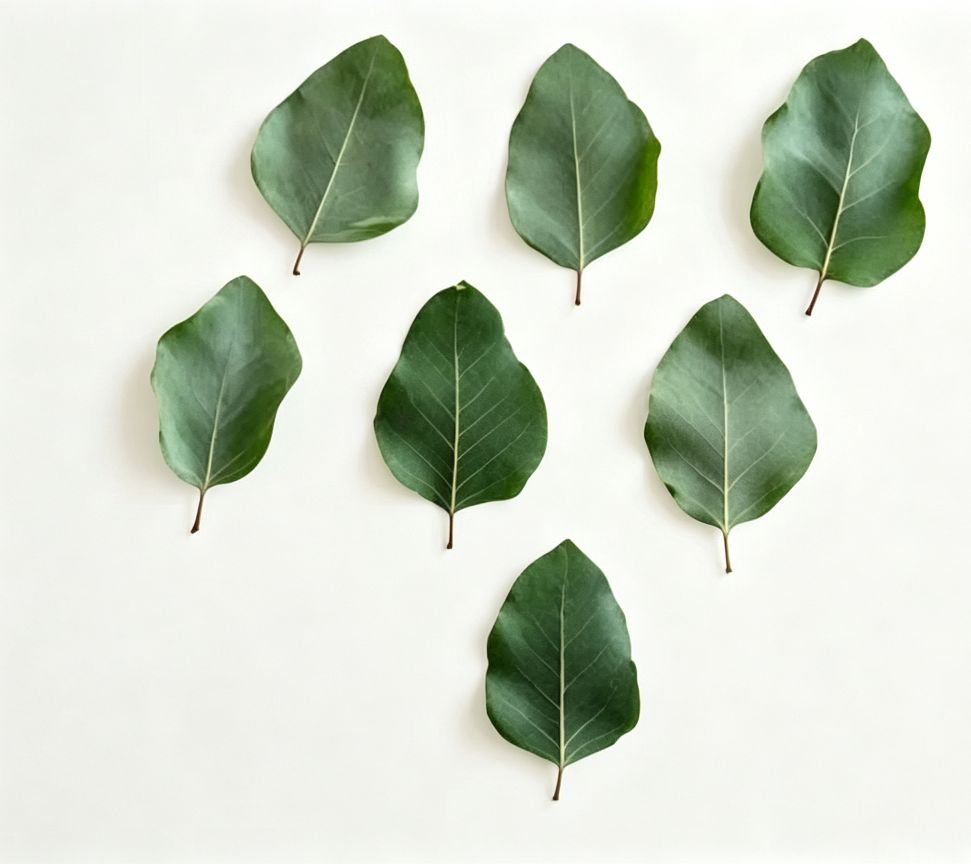
#> input picture data/evidence/board/application_regression/demo_leaf.jpeg, 971 x 864 px
$ python -i qt_api_server.py   (imports and definitions only)
#> lines starting #> are read from the running program, lines starting #| are printed output that depends on the picture; after the words box and inside, x2 and y2 are one past the last pixel; in counts of white or black regions, pixels touching at a corner belong together

# Locate the repository independently of launch directory and source depth.
from pathlib import Path as _LayoutPath
import sys as _layout_sys
# [2 lines that did not run here, left out]
# [3 lines not run here, left out]

import argparse
import base64
import io
import json
import time
from http.server import BaseHTTPRequestHandler, HTTPServer
from pathlib import Path

import cv2
import numpy as np
from PIL import Image

BASE_DIR = Path(__file__).resolve().parent

BITFILE_PATH = BASE_DIR / "edge_morphology_system.bit"

from edge_morph_driver import (
    SobelParamDriver,
    MODE_SOBEL,
    MODE_PREWITT,
    MORPH_BYPASS,
    MORPH_ERODE,
    MORPH_DILATE,
    edge_reference,
    pipeline_reference,
)

driver = None

# [11 lines left out: functions image_to_png_base64, decode_image, not called in this run]

def make_annotated(rgb):
    hsv = cv2.cvtColor(
        rgb,
        cv2.COLOR_RGB2HSV,
    )
#> hsv: shape (864, 971, 3); mean H, S, V 41.1, 26.8, 216.9

    lower_green = np.array(
        [25, 35, 35],
        dtype=np.uint8,
    )

    upper_green = np.array(
        [95, 255, 255],
        dtype=np.uint8,
    )

    leaf_mask = cv2.inRange(
        hsv,
        lower_green,
        upper_green,
    )
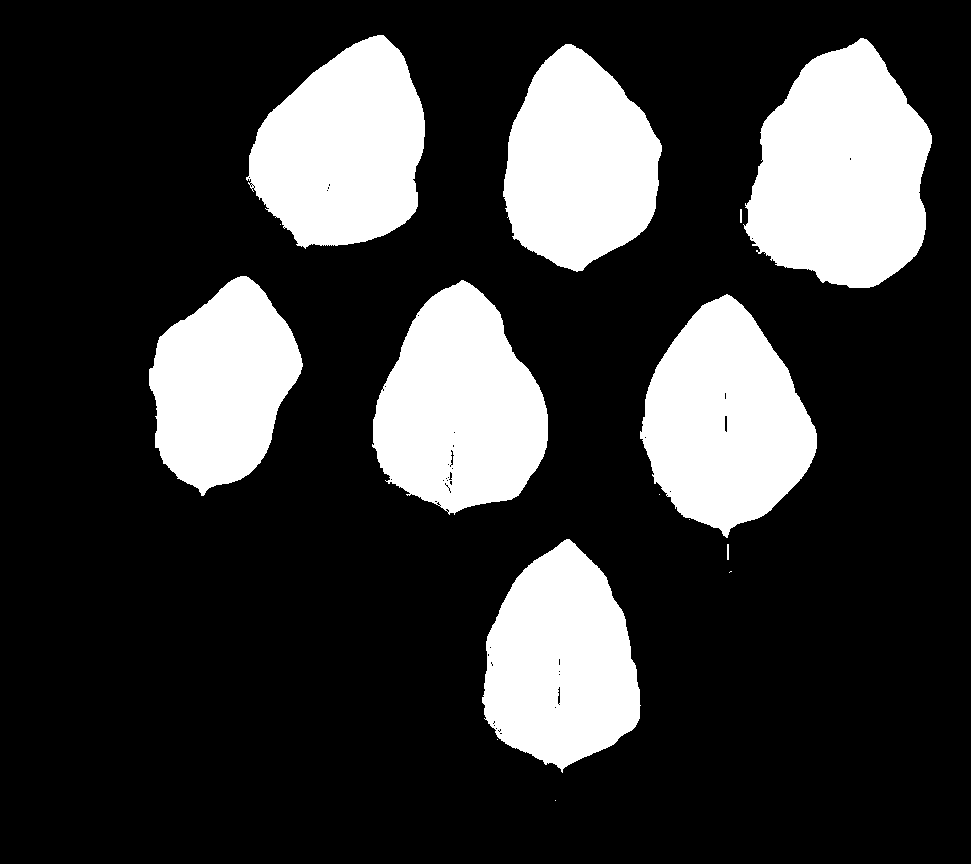
#> leaf_mask: shape (864, 971); 22.8% white; 15 white regions (6 under 20 px), largest, box (x1, y1, x2, y2) and area: (743, 38, 932, 288) 33489, (372, 280, 548, 515) 28343, (640, 294, 817, 538) 28213

    kernel = cv2.getStructuringElement(
        cv2.MORPH_ELLIPSE,
        (3, 3),
    )

    # 只去除小噪点；不要做 Close，
    # 否则相邻叶片可能被再次粘连。
    leaf_mask = cv2.morphologyEx(
        leaf_mask,
        cv2.MORPH_OPEN,
        kernel,
        iterations=1,
    )
#> leaf_mask: shape (864, 971); 22.7% white; 8 white regions (1 under 20 px), largest, box (x1, y1, x2, y2) and area: (744, 38, 932, 288) 33451, (372, 280, 548, 514) 28290, (640, 294, 817, 538) 28189

    height, width = leaf_mask.shape
#> height = 864; width = 971

    min_area = max(
        20,
        int(width * height * 0.0004),
    )
#> min_area = 335

    component_count, labels, stats, _ = (
        cv2.connectedComponentsWithStats(
            leaf_mask,
            connectivity=8,
        )
    )
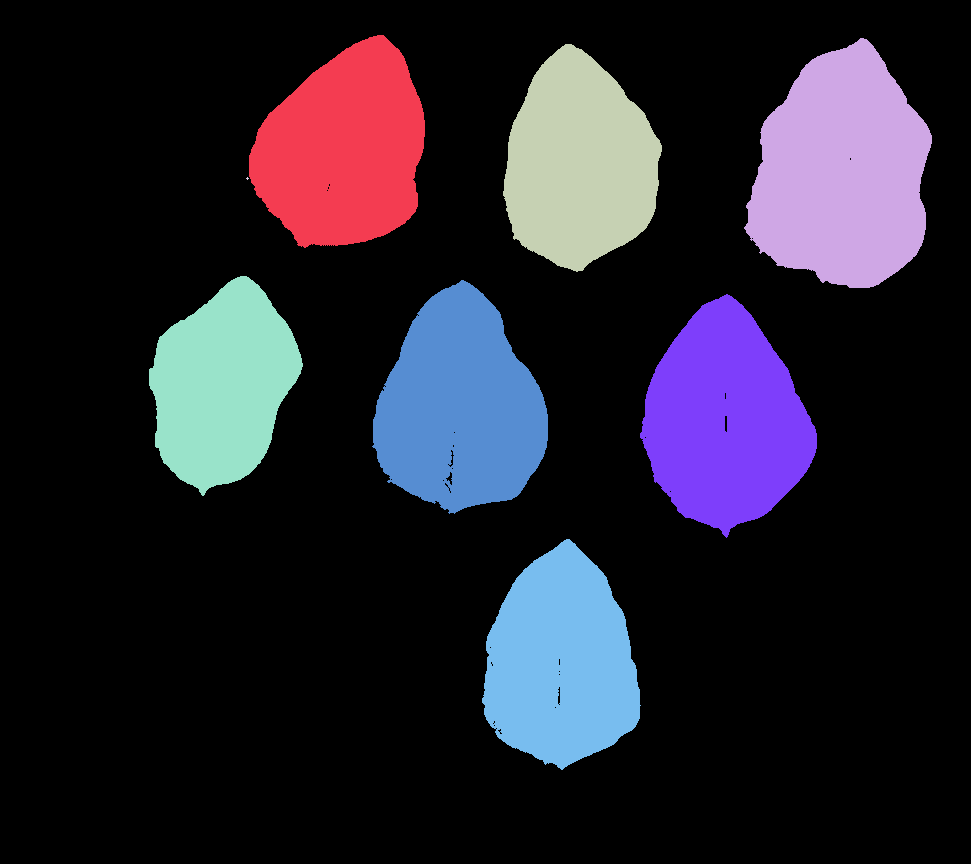
#> labels: shape (864, 971) int32; 9 distinct labels, from 0 to 8; one colour per label, 0 black
#> component_count = 9; stats = [[0, 0, 971, 864, 648114], [249, 35, 176, 213, 26970], [744, 38, 188, 250, 33451], [503, 44, 159, 228, 25608], [246, 177, 3, 3, 5], [149, 276, 154, 220, 22457], [372, 280, 176, 234, 28290], [640, 294, 177, 244, 28189], [482, 539, 159, 231, 25860]]

    annotated = rgb.copy()
    object_count = 0

    for index in range(1, component_count):
        x, y, w, h, area = stats[index]

        if area < min_area:
            continue

        object_count += 1

        cv2.rectangle(
            annotated,
            (int(x), int(y)),
            (int(x + w), int(y + h)),
            (0, 220, 90),
            2,
        )

        cv2.putText(
            annotated,
            str(object_count),
            (int(x), max(18, int(y - 5))),
            cv2.FONT_HERSHEY_SIMPLEX,
            0.55,
            (0, 220, 90),
            2,
            cv2.LINE_AA,
        )
#> this loop made 8 passes
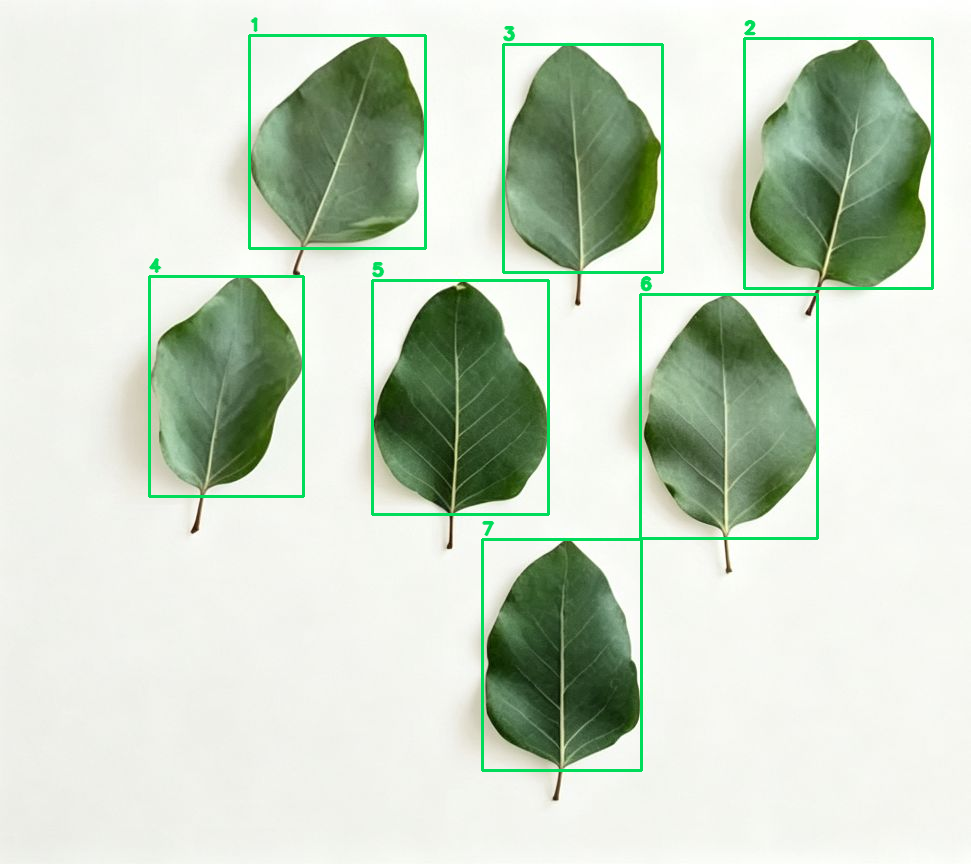
#> annotated: shape (864, 971, 3); mean R, G, B 204.2, 216.3, 199.9
#> after the loop, object_count = 7

    return annotated, object_count

# [176 lines left out: function process_request, not called in this run]

class ApiHandler(BaseHTTPRequestHandler):
    # [125 lines left out: functions send_json, do_GET, do_POST, log_message, main, not called in this run]

# [2 lines not run here, left out]

>>> import cv2
>>> picture = cv2.cvtColor(cv2.imread('../../../../../data/evidence/board/application_regression/demo_leaf.jpeg'), cv2.COLOR_BGR2RGB)
>>> result = make_annotated(picture)
